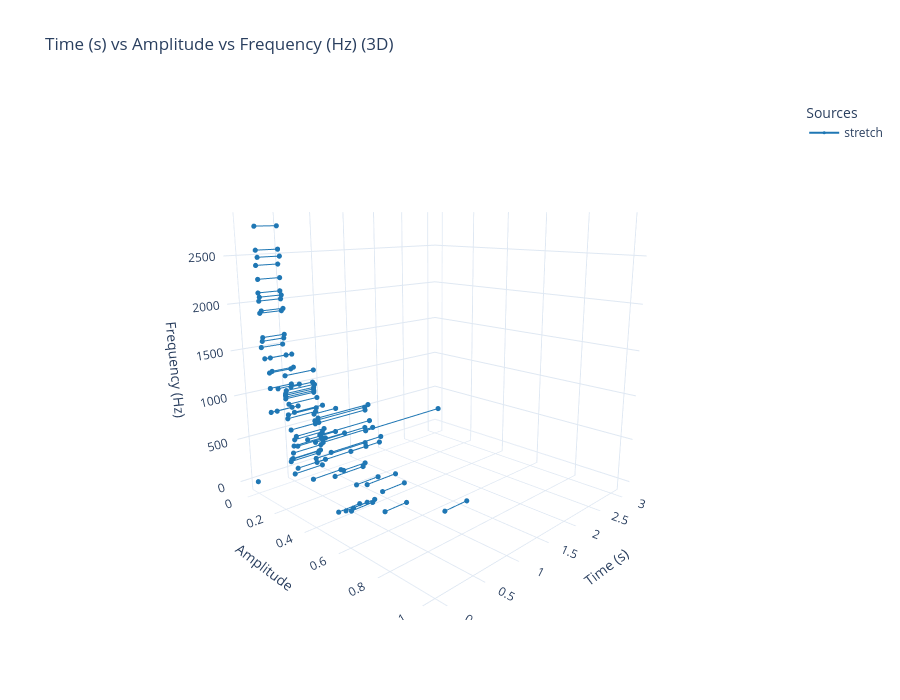

The code cell stored with this chart in its notebook:
### Code cell
from audiospylt.multiplotter import plot_combined, plot_combined_3d

# plot_combined(dfs=[df_stretch], df_labels=["stretch"])
plot_combined_3d(dfs=[df_stretch], df_labels=["stretch"],
    axis_order=("time", "amp", "freq"),
    flip={"time": True},
)  # if df has amp_min/amp_max too

### Figure 1 — Plotly figure (JSON) as saved in the notebook; plotly's stock layout.template omitted (floating-point values rounded to 4 significant figures)
{"data": [{"legendgroup": "stretch", "line": {"color": "#1f77b4", "width": 2}, "marker": {"color": "#1f77b4", "size": 3}, "mode": "lines+markers", "name": "stretch", "showlegend": true, "type": "scatter3d", "x": [0, 0], "y": [0, 0], "z": [0, 0]}, {"legendgroup": "stretch", "line": {"color": "#1f77b4", "width": 2}, "marker": {"color": "#1f77b4", "size": 3}, "mode": "lines+markers", "name": "stretch", "showlegend": false, "type": "scatter3d", "x": [0.12, 0.4], "y": [0.4819, 0.4819], "z": [71.43, 71.43]}, {"legendgroup": "stretch", "line": {"color": "#1f77b4", "width": 2}, "marker": {"color": "#1f77b4", "size": 3}, "mode": "lines+markers", "name": "stretch", "showlegend": false, "type": "scatter3d", "x": [0.12, 0.4], "y": [0.5253, 0.5253], "z": [128.6, 128.6]}, {"legendgroup": "stretch", "line": {"color": "#1f77b4", "width": 2}, "marker": {"color": "#1f77b4", "size": 3}, "mode": "lines+markers", "name": "stretch", "showlegend": false, "type": "scatter3d", "x": [0.12, 0.4], "y": [0.5565, 0.5565], "z": [157.1, 157.1]}, {"legendgroup": "stretch", "line": {"color": "#1f77b4", "width": 2}, "marker": {"color": "#1f77b4", "size": 3}, "mode": "lines+markers", "name": "stretch", "showlegend": false, "type": "scatter3d", "x": [0.12, 0.4], "y": [0.5679, 0.5679], "z": [200, 200]}, {"legendgroup": "stretch", "line": {"color": "#1f77b4", "width": 2}, "marker": {"color": "#1f77b4", "size": 3}, "mode": "lines+markers", "name": "stretch", "showlegend": false, "type": "scatter3d", "x": [0.12, 0.4], "y": [0.7338, 0.7338], "z": [328.6, 328.6]}, {"legendgroup": "stretch", "line": {"color": "#1f77b4", "width": 2}, "marker": {"color": "#1f77b4", "size": 3}, "mode": "lines+markers", "name": "stretch", "showlegend": false, "type": "scatter3d", "x": [0.12, 0.4], "y": [0.5892, 0.5892], "z": [457.1, 457.1]}, {"legendgroup": "stretch", "line": {"color": "#1f77b4", "width": 2}, "marker": {"color": "#1f77b4", "size": 3}, "mode": "lines+markers", "name": "stretch", "showlegend": false, "type": "scatter3d", "x": [0.12, 0.4], "y": [0.7239, 0.7239], "z": [514.3, 514.3]}, {"legendgroup": "stretch", "line": {"color": "#1f77b4", "width": 2}, "marker": {"color": "#1f77b4", "size": 3}, "mode": "lines+markers", "name": "stretch", "showlegend": false, "type": "scatter3d", "x": [0.12, 0.4], "y": [0.5196, 0.5196], "z": [542.9, 542.9]}, {"legendgroup": "stretch", "line": {"color": "#1f77b4", "width": 2}, "marker": {"color": "#1f77b4", "size": 3}, "mode": "lines+markers", "name": "stretch", "showlegend": false, "type": "scatter3d", "x": [0.12, 0.4], "y": [1, 1], "z": [600, 600]}, {"legendgroup": "stretch", "line": {"color": "#1f77b4", "width": 2}, "marker": {"color": "#1f77b4", "size": 3}, "mode": "lines+markers", "name": "stretch", "showlegend": false, "type": "scatter3d", "x": [0.12, 0.4], "y": [0.4055, 0.4055], "z": [771.4, 771.4]}, {"legendgroup": "stretch", "line": {"color": "#1f77b4", "width": 2}, "marker": {"color": "#1f77b4", "size": 3}, "mode": "lines+markers", "name": "stretch", "showlegend": false, "type": "scatter3d", "x": [0.12, 0.4], "y": [0.06382, 0.06382], "z": [828.6, 828.6]}, {"legendgroup": "stretch", "line": {"color": "#1f77b4", "width": 2}, "marker": {"color": "#1f77b4", "size": 3}, "mode": "lines+markers", "name": "stretch", "showlegend": false, "type": "scatter3d", "x": [0.12, 0.4], "y": [0.1086, 0.1086], "z": [871.4, 871.4]}, {"legendgroup": "stretch", "line": {"color": "#1f77b4", "width": 2}, "marker": {"color": "#1f77b4", "size": 3}, "mode": "lines+markers", "name": "stretch", "showlegend": false, "type": "scatter3d", "x": [0.12, 0.4], "y": [0.3569, 0.3569], "z": [1000, 1000]}, {"legendgroup": "stretch", "line": {"color": "#1f77b4", "width": 2}, "marker": {"color": "#1f77b4", "size": 3}, "mode": "lines+markers", "name": "stretch", "showlegend": false, "type": "scatter3d", "x": [0.12, 0.4], "y": [0.06841, 0.06841], "z": [1100, 1100]}, {"legendgroup": "stretch", "line": {"color": "#1f77b4", "width": 2}, "marker": {"color": "#1f77b4", "size": 3}, "mode": "lines+markers", "name": "stretch", "showlegend": false, "type": "scatter3d", "x": [0.12, 0.4], "y": [0.1249, 0.1249], "z": [1129.0, 1129.0]}, {"legendgroup": "stretch", "line": {"color": "#1f77b4", "width": 2}, "marker": {"color": "#1f77b4", "size": 3}, "mode": "lines+markers", "name": "stretch", "showlegend": false, "type": "scatter3d", "x": [0.12, 0.4], "y": [0.2161, 0.2161], "z": [1200, 1200]}, {"legendgroup": "stretch", "line": {"color": "#1f77b4", "width": 2}, "marker": {"color": "#1f77b4", "size": 3}, "mode": "lines+markers", "name": "stretch", "showlegend": false, "type": "scatter3d", "x": [0.12, 0.4], "y": [0.06946, 0.06946], "z": [1271.0, 1271.0]}, {"legendgroup": "stretch", "line": {"color": "#1f77b4", "width": 2}, "marker": {"color": "#1f77b4", "size": 3}, "mode": "lines+markers", "name": "stretch", "showlegend": false, "type": "scatter3d", "x": [0.12, 0.4], "y": [0.08924, 0.08924], "z": [1300, 1300]}, {"legendgroup": "stretch", "line": {"color": "#1f77b4", "width": 2}, "marker": {"color": "#1f77b4", "size": 3}, "mode": "lines+markers", "name": "stretch", "showlegend": false, "type": "scatter3d", "x": [0.12, 0.4], "y": [0.0413, 0.0413], "z": [1414.0, 1414.0]}, {"legendgroup": "stretch", "line": {"color": "#1f77b4", "width": 2}, "marker": {"color": "#1f77b4", "size": 3}, "mode": "lines+markers", "name": "stretch", "showlegend": false, "type": "scatter3d", "x": [0.12, 0.4], "y": [0.08236, 0.08236], "z": [1443.0, 1443.0]}, {"legendgroup": "stretch", "line": {"color": "#1f77b4", "width": 2}, "marker": {"color": "#1f77b4", "size": 3}, "mode": "lines+markers", "name": "stretch", "showlegend": false, "type": "scatter3d", "x": [0.12, 0.4], "y": [0.02051, 0.02051], "z": [1529.0, 1529.0]}, {"legendgroup": "stretch", "line": {"color": "#1f77b4", "width": 2}, "marker": {"color": "#1f77b4", "size": 3}, "mode": "lines+markers", "name": "stretch", "showlegend": false, "type": "scatter3d", "x": [0.12, 0.4], "y": [0.03049, 0.03049], "z": [1600, 1600]}, {"legendgroup": "stretch", "line": {"color": "#1f77b4", "width": 2}, "marker": {"color": "#1f77b4", "size": 3}, "mode": "lines+markers", "name": "stretch", "showlegend": false, "type": "scatter3d", "x": [0.12, 0.4], "y": [0.0358, 0.0358], "z": [1643.0, 1643.0]}, {"legendgroup": "stretch", "line": {"color": "#1f77b4", "width": 2}, "marker": {"color": "#1f77b4", "size": 3}, "mode": "lines+markers", "name": "stretch", "showlegend": false, "type": "scatter3d", "x": [0.12, 0.4], "y": [0.0252, 0.0252], "z": [1900, 1900]}, {"legendgroup": "stretch", "line": {"color": "#1f77b4", "width": 2}, "marker": {"color": "#1f77b4", "size": 3}, "mode": "lines+markers", "name": "stretch", "showlegend": false, "type": "scatter3d", "x": [0.12, 0.4], "y": [0.0373, 0.0373], "z": [1929.0, 1929.0]}, {"legendgroup": "stretch", "line": {"color": "#1f77b4", "width": 2}, "marker": {"color": "#1f77b4", "size": 3}, "mode": "lines+markers", "name": "stretch", "showlegend": false, "type": "scatter3d", "x": [0.12, 0.4], "y": [0.02381, 0.02381], "z": [2029.0, 2029.0]}, {"legendgroup": "stretch", "line": {"color": "#1f77b4", "width": 2}, "marker": {"color": "#1f77b4", "size": 3}, "mode": "lines+markers", "name": "stretch", "showlegend": false, "type": "scatter3d", "x": [0.12, 0.4], "y": [0.02994, 0.02994], "z": [2071.0, 2071.0]}, {"legendgroup": "stretch", "line": {"color": "#1f77b4", "width": 2}, "marker": {"color": "#1f77b4", "size": 3}, "mode": "lines+markers", "name": "stretch", "showlegend": false, "type": "scatter3d", "x": [0.12, 0.4], "y": [0.02168, 0.02168], "z": [2114.0, 2114.0]}, {"legendgroup": "stretch", "line": {"color": "#1f77b4", "width": 2}, "marker": {"color": "#1f77b4", "size": 3}, "mode": "lines+markers", "name": "stretch", "showlegend": false, "type": "scatter3d", "x": [0.12, 0.4], "y": [0.02598, 0.02598], "z": [2257.0, 2257.0]}, {"legendgroup": "stretch", "line": {"color": "#1f77b4", "width": 2}, "marker": {"color": "#1f77b4", "size": 3}, "mode": "lines+markers", "name": "stretch", "showlegend": false, "type": "scatter3d", "x": [0.12, 0.4], "y": [0.01751, 0.01751], "z": [2400, 2400]}, {"legendgroup": "stretch", "line": {"color": "#1f77b4", "width": 2}, "marker": {"color": "#1f77b4", "size": 3}, "mode": "lines+markers", "name": "stretch", "showlegend": false, "type": "scatter3d", "x": [0.12, 0.4], "y": [0.03222, 0.03222], "z": [2486.0, 2486.0]}, {"legendgroup": "stretch", "line": {"color": "#1f77b4", "width": 2}, "marker": {"color": "#1f77b4", "size": 3}, "mode": "lines+markers", "name": "stretch", "showlegend": false, "type": "scatter3d", "x": [0.12, 0.4], "y": [0.02234, 0.02234], "z": [2557.0, 2557.0]}, {"legendgroup": "stretch", "line": {"color": "#1f77b4", "width": 2}, "marker": {"color": "#1f77b4", "size": 3}, "mode": "lines+markers", "name": "stretch", "showlegend": false, "type": "scatter3d", "x": [0.12, 0.4], "y": [0.02334, 0.02334], "z": [2800, 2800]}, {"legendgroup": "stretch", "line": {"color": "#1f77b4", "width": 2}, "marker": {"color": "#1f77b4", "size": 3}, "mode": "lines+markers", "name": "stretch", "showlegend": false, "type": "scatter3d", "x": [0.4, 0.8], "y": [0.06012, 0.06012], "z": [30, 30]}, {"legendgroup": "stretch", "line": {"color": "#1f77b4", "width": 2}, "marker": {"color": "#1f77b4", "size": 3}, "mode": "lines+markers", "name": "stretch", "showlegend": false, "type": "scatter3d", "x": [0.4, 0.8], "y": [0.1909, 0.1909], "z": [80, 80]}, {"legendgroup": "stretch", "line": {"color": "#1f77b4", "width": 2}, "marker": {"color": "#1f77b4", "size": 3}, "mode": "lines+markers", "name": "stretch", "showlegend": false, "type": "scatter3d", "x": [0.4, 0.8], "y": [0.08449, 0.08449], "z": [120, 120]}, {"legendgroup": "stretch", "line": {"color": "#1f77b4", "width": 2}, "marker": {"color": "#1f77b4", "size": 3}, "mode": "lines+markers", "name": "stretch", "showlegend": false, "type": "scatter3d", "x": [0.4, 0.8], "y": [0.03529, 0.03529], "z": [160, 160]}, {"legendgroup": "stretch", "line": {"color": "#1f77b4", "width": 2}, "marker": {"color": "#1f77b4", "size": 3}, "mode": "lines+markers", "name": "stretch", "showlegend": false, "type": "scatter3d", "x": [0.4, 0.8], "y": [0.04094, 0.04094], "z": [190, 190]}, {"legendgroup": "stretch", "line": {"color": "#1f77b4", "width": 2}, "marker": {"color": "#1f77b4", "size": 3}, "mode": "lines+markers", "name": "stretch", "showlegend": false, "type": "scatter3d", "x": [0.4, 0.8], "y": [0.05133, 0.05133], "z": [210, 210]}, {"legendgroup": "stretch", "line": {"color": "#1f77b4", "width": 2}, "marker": {"color": "#1f77b4", "size": 3}, "mode": "lines+markers", "name": "stretch", "showlegend": false, "type": "scatter3d", "x": [0.4, 0.8], "y": [0.3369, 0.3369], "z": [240, 240]}, {"legendgroup": "stretch", "line": {"color": "#1f77b4", "width": 2}, "marker": {"color": "#1f77b4", "size": 3}, "mode": "lines+markers", "name": "stretch", "showlegend": false, "type": "scatter3d", "x": [0.4, 0.8], "y": [0.05606, 0.05606], "z": [280, 280]}, {"legendgroup": "stretch", "line": {"color": "#1f77b4", "width": 2}, "marker": {"color": "#1f77b4", "size": 3}, "mode": "lines+markers", "name": "stretch", "showlegend": false, "type": "scatter3d", "x": [0.4, 0.8], "y": [0.528, 0.528], "z": [320, 320]}, {"legendgroup": "stretch", "line": {"color": "#1f77b4", "width": 2}, "marker": {"color": "#1f77b4", "size": 3}, "mode": "lines+markers", "name": "stretch", "showlegend": false, "type": "scatter3d", "x": [0.4, 0.8], "y": [0.06308, 0.06308], "z": [370, 370]}, {"legendgroup": "stretch", "line": {"color": "#1f77b4", "width": 2}, "marker": {"color": "#1f77b4", "size": 3}, "mode": "lines+markers", "name": "stretch", "showlegend": false, "type": "scatter3d", "x": [0.4, 0.8], "y": [0.09105, 0.09105], "z": [390, 390]}, {"legendgroup": "stretch", "line": {"color": "#1f77b4", "width": 2}, "marker": {"color": "#1f77b4", "size": 3}, "mode": "lines+markers", "name": "stretch", "showlegend": false, "type": "scatter3d", "x": [0.4, 0.8], "y": [0.07017, 0.07017], "z": [450, 450]}, {"legendgroup": "stretch", "line": {"color": "#1f77b4", "width": 2}, "marker": {"color": "#1f77b4", "size": 3}, "mode": "lines+markers", "name": "stretch", "showlegend": false, "type": "scatter3d", "x": [0.4, 0.8], "y": [0.08413, 0.08413], "z": [500, 500]}, {"legendgroup": "stretch", "line": {"color": "#1f77b4", "width": 2}, "marker": {"color": "#1f77b4", "size": 3}, "mode": "lines+markers", "name": "stretch", "showlegend": false, "type": "scatter3d", "x": [0.4, 0.8], "y": [0.1637, 0.1637], "z": [520, 520]}, {"legendgroup": "stretch", "line": {"color": "#1f77b4", "width": 2}, "marker": {"color": "#1f77b4", "size": 3}, "mode": "lines+markers", "name": "stretch", "showlegend": false, "type": "scatter3d", "x": [0.4, 0.8], "y": [0.04773, 0.04773], "z": [550, 550]}, {"legendgroup": "stretch", "line": {"color": "#1f77b4", "width": 2}, "marker": {"color": "#1f77b4", "size": 3}, "mode": "lines+markers", "name": "stretch", "showlegend": false, "type": "scatter3d", "x": [0.4, 0.8], "y": [0.4395, 0.4395], "z": [600, 600]}, {"legendgroup": "stretch", "line": {"color": "#1f77b4", "width": 2}, "marker": {"color": "#1f77b4", "size": 3}, "mode": "lines+markers", "name": "stretch", "showlegend": false, "type": "scatter3d", "x": [0.4, 0.8], "y": [0.02743, 0.02743], "z": [670, 670]}, {"legendgroup": "stretch", "line": {"color": "#1f77b4", "width": 2}, "marker": {"color": "#1f77b4", "size": 3}, "mode": "lines+markers", "name": "stretch", "showlegend": false, "type": "scatter3d", "x": [0.4, 0.8], "y": [0.03363, 0.03363], "z": [720, 720]}, {"legendgroup": "stretch", "line": {"color": "#1f77b4", "width": 2}, "marker": {"color": "#1f77b4", "size": 3}, "mode": "lines+markers", "name": "stretch", "showlegend": false, "type": "scatter3d", "x": [0.4, 0.8], "y": [0.07981, 0.07981], "z": [780, 780]}, {"legendgroup": "stretch", "line": {"color": "#1f77b4", "width": 2}, "marker": {"color": "#1f77b4", "size": 3}, "mode": "lines+markers", "name": "stretch", "showlegend": false, "type": "scatter3d", "x": [0.4, 0.8], "y": [0.04202, 0.04202], "z": [850, 850]}, {"legendgroup": "stretch", "line": {"color": "#1f77b4", "width": 2}, "marker": {"color": "#1f77b4", "size": 3}, "mode": "lines+markers", "name": "stretch", "showlegend": false, "type": "scatter3d", "x": [0.4, 0.8], "y": [0.02043, 0.02043], "z": [900, 900]}, {"legendgroup": "stretch", "line": {"color": "#1f77b4", "width": 2}, "marker": {"color": "#1f77b4", "size": 3}, "mode": "lines+markers", "name": "stretch", "showlegend": false, "type": "scatter3d", "x": [0.4, 0.8], "y": [0.0216, 0.0216], "z": [920, 920]}, {"legendgroup": "stretch", "line": {"color": "#1f77b4", "width": 2}, "marker": {"color": "#1f77b4", "size": 3}, "mode": "lines+markers", "name": "stretch", "showlegend": false, "type": "scatter3d", "x": [0.4, 0.8], "y": [0.01989, 0.01989], "z": [940, 940]}, {"legendgroup": "stretch", "line": {"color": "#1f77b4", "width": 2}, "marker": {"color": "#1f77b4", "size": 3}, "mode": "lines+markers", "name": "stretch", "showlegend": false, "type": "scatter3d", "x": [0.4, 0.8], "y": [0.02146, 0.02146], "z": [960, 960]}, {"legendgroup": "stretch", "line": {"color": "#1f77b4", "width": 2}, "marker": {"color": "#1f77b4", "size": 3}, "mode": "lines+markers", "name": "stretch", "showlegend": false, "type": "scatter3d", "x": [0.4, 0.8], "y": [0.02834, 0.02834], "z": [1000, 1000]}, {"legendgroup": "stretch", "line": {"color": "#1f77b4", "width": 2}, "marker": {"color": "#1f77b4", "size": 3}, "mode": "lines+markers", "name": "stretch", "showlegend": false, "type": "scatter3d", "x": [0.4, 0.8], "y": [0.02496, 0.02496], "z": [1170, 1170]}, {"legendgroup": "stretch", "line": {"color": "#1f77b4", "width": 2}, "marker": {"color": "#1f77b4", "size": 3}, "mode": "lines+markers", "name": "stretch", "showlegend": false, "type": "scatter3d", "x": [0.8, 1.6], "y": [0.02147, 0.02147], "z": [30, 30]}, {"legendgroup": "stretch", "line": {"color": "#1f77b4", "width": 2}, "marker": {"color": "#1f77b4", "size": 3}, "mode": "lines+markers", "name": "stretch", "showlegend": false, "type": "scatter3d", "x": [0.8, 1.6], "y": [0.01603, 0.01603], "z": [75, 75]}, {"legendgroup": "stretch", "line": {"color": "#1f77b4", "width": 2}, "marker": {"color": "#1f77b4", "size": 3}, "mode": "lines+markers", "name": "stretch", "showlegend": false, "type": "scatter3d", "x": [0.8, 1.6], "y": [0.1277, 0.1277], "z": [240, 240]}, {"legendgroup": "stretch", "line": {"color": "#1f77b4", "width": 2}, "marker": {"color": "#1f77b4", "size": 3}, "mode": "lines+markers", "name": "stretch", "showlegend": false, "type": "scatter3d", "x": [0.8, 1.6], "y": [0.01667, 0.01667], "z": [280, 280]}, {"legendgroup": "stretch", "line": {"color": "#1f77b4", "width": 2}, "marker": {"color": "#1f77b4", "size": 3}, "mode": "lines+markers", "name": "stretch", "showlegend": false, "type": "scatter3d", "x": [0.8, 1.6], "y": [0.07259, 0.07259], "z": [320, 320]}, {"legendgroup": "stretch", "line": {"color": "#1f77b4", "width": 2}, "marker": {"color": "#1f77b4", "size": 3}, "mode": "lines+markers", "name": "stretch", "showlegend": false, "type": "scatter3d", "x": [0.8, 1.6], "y": [0.05111, 0.05111], "z": [395, 395]}, {"legendgroup": "stretch", "line": {"color": "#1f77b4", "width": 2}, "marker": {"color": "#1f77b4", "size": 3}, "mode": "lines+markers", "name": "stretch", "showlegend": false, "type": "scatter3d", "x": [0.8, 1.6], "y": [0.02144, 0.02144], "z": [515, 515]}, {"legendgroup": "stretch", "line": {"color": "#1f77b4", "width": 2}, "marker": {"color": "#1f77b4", "size": 3}, "mode": "lines+markers", "name": "stretch", "showlegend": false, "type": "scatter3d", "x": [0.8, 1.6], "y": [0.01897, 0.01897], "z": [550, 550]}, {"legendgroup": "stretch", "line": {"color": "#1f77b4", "width": 2}, "marker": {"color": "#1f77b4", "size": 3}, "mode": "lines+markers", "name": "stretch", "showlegend": false, "type": "scatter3d", "x": [0.8, 1.6], "y": [0.04334, 0.04334], "z": [600, 600]}, {"legendgroup": "stretch", "line": {"color": "#1f77b4", "width": 2}, "marker": {"color": "#1f77b4", "size": 3}, "mode": "lines+markers", "name": "stretch", "showlegend": false, "type": "scatter3d", "x": [1.6, 3], "y": [0.0219, 0.0219], "z": [240, 240]}], "layout": {"height": 700, "legend": {"title": {"text": "Sources"}}, "scene": {"camera": {"center": {"x": 0, "y": 0, "z": 0}, "eye": {"x": 1.5, "y": 1.5, "z": 0.5}, "up": {"x": 0, "y": 0, "z": 1}}, "xaxis": {"range": [3.15, -0.15], "title": {"text": "Time (s)"}}, "yaxis": {"range": [-0.05, 1.05], "title": {"text": "Amplitude"}}, "zaxis": {"range": [-140, 2940], "title": {"text": "Frequency (Hz)"}}}, "showlegend": true, "title": {"text": "Time (s) vs Amplitude vs Frequency (Hz) (3D)"}, "width": 900}}
